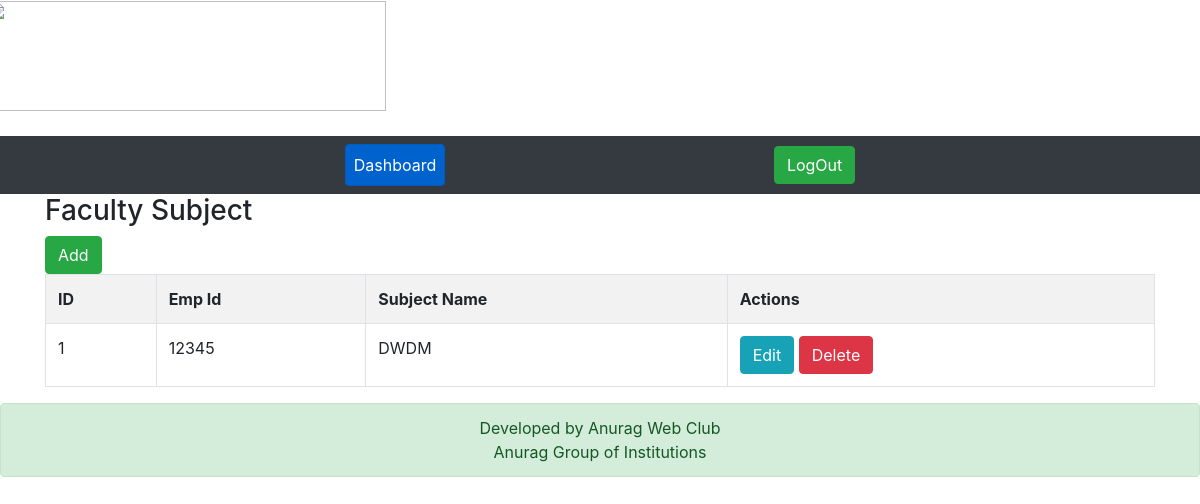
The page /index.php/faculty_subject on the database as committed earlier.
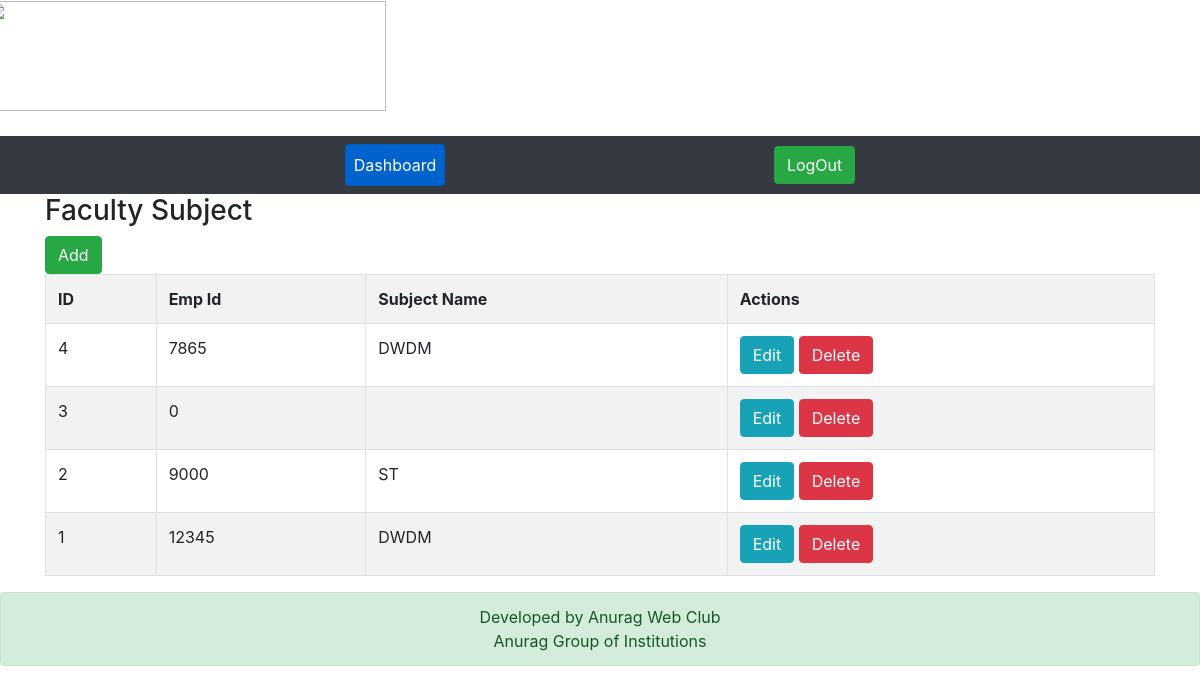
The same page on the database as committed later.
### tables this page shows
CREATE TABLE IF NOT EXISTS `faculty_subject` (
  `id` int(11) NOT NULL AUTO_INCREMENT,
  `emp_id` int(11) NOT NULL,
  `subject_name` varchar(100) NOT NULL,
  PRIMARY KEY (`id`)
);

### application/controllers/Faculty_subject.php (called while the page is built, shortened)
<?php
class Faculty_subject extends CI_Controller{
    function __construct()
    {
        $this->load->model('Faculty_subject_model');
    }
    function index()
    {
        $data['faculty_subject'] = $this->Faculty_subject_model->get_all_faculty_subject();
        $data['heading'] = 'Faculty Subject';
        $data['_view'] = 'faculty_subject/index';
        $this->load->view('layouts/main',$data);
    }
}

### index.php (called while the page is built, shortened)
<?php
require_once BASEPATH.'core/CodeIgniter.php';

### application/models/Faculty_subject_model.php (called while the page is built, shortened)
<?php
class Faculty_subject_model extends CI_Model
{
    function get_all_faculty_subject()
    {
        $this->db->order_by('id', 'desc');
        return $this->db->get('faculty_subject')->result_array();
    }
}

### application/views/faculty_subject/index.php (the view)
<div class="pull-right">
	<a href="<?php echo site_url('faculty_subject/add'); ?>" class="btn btn-success">Add</a>
</div>
<table class="table table-striped table-bordered">
    <tr>
		<th>ID</th>
		<th>Emp Id</th>
		<th>Subject Name</th>
		<th>Actions</th>
    </tr>
	<?php foreach($faculty_subject as $f){ ?>
    <tr>
		<td><?php echo $f['id']; ?></td>
		<td><?php echo $f['emp_id']; ?></td>
		<td><?php echo $f['subject_name']; ?></td>
		<td>
            <a href="<?php echo site_url('faculty_subject/edit/'.$f['id']); ?>" class="btn btn-info btn-xs">Edit</a>
            <a href="<?php echo site_url('faculty_subject/remove/'.$f['id']); ?>" class="btn btn-danger btn-xs">Delete</a>
        </td>
    </tr>
	<?php } ?>
</table>

Rows that differ between the two databases and show on the page:
added faculty_subject: id "4", emp "7865", subject_name "DWDM"
added faculty_subject: id "3", emp "0"
added faculty_subject: id "2", emp "9000", subject_name "ST"
